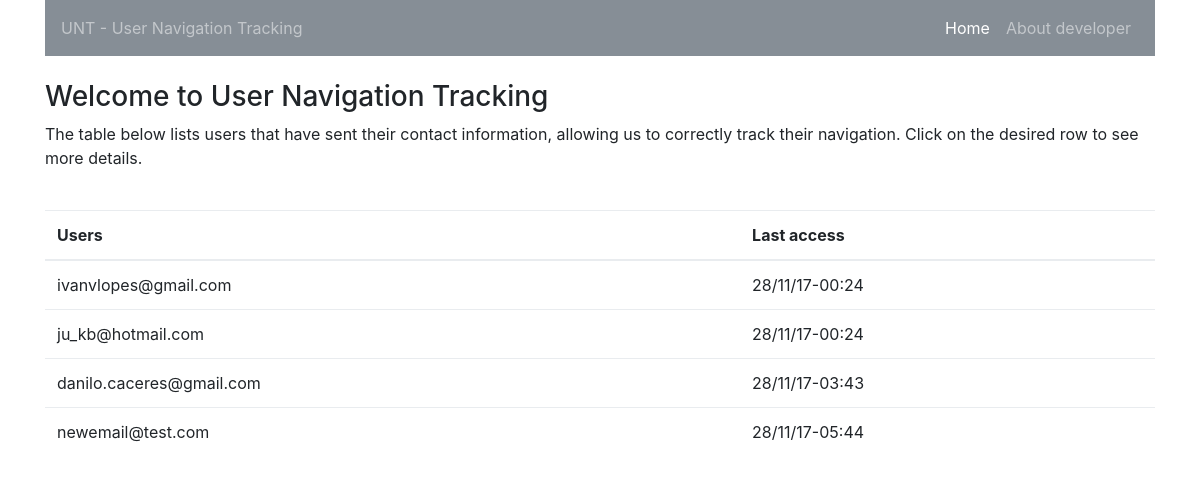
/dashboard, run on the app's committed database.
### models/user.py (models this page shows)
class User(Base):
    __tablename__ = 'user'
    uuid = Column(String(36), primary_key=True)
    email = Column(String(255))
    accesses = relationship('Access')

### models/access.py (models this page shows)
class Access(Base):
    __tablename__ = 'access'
    id = Column(Integer, primary_key=True)
    uuid = Column(String(36), ForeignKey('user.uuid'), index=True)
    page_id = Column(Integer, ForeignKey('page.id'), index=True)
    local_time = Column(DateTime, nullable=False)
    server_time = Column(DateTime, nullable=False, default=datetime.now())

### controllers/admin_panel.py (the view)
@blueprint.route('/dashboard', methods=['GET'])
def dashboard():
    users = user_service.get_registered_users()
    return render_template("dashboard.html",
                           users=users)

### models/__init__.py (called while the page is built)
def get_session():
    return db_session()

### services/user_service.py (called while the page is built)
def get_registered_users():
    session = get_session()
    return session.query(User).filter(User.email.isnot(None))

### utils/utils.py (called while the page is built)
def get_user_last_access(user):
    access = sorted(user.accesses, key=lambda x: x.local_time, reverse=True)[0]
    return access

def print_datetime(dt):
    return dt.strftime('%d/%m/%y-%H:%M')

### templates/dashboard.html
{% extends 'base_template.html' %}
{% block content %}
    <div class="row">
        <div class="col-sm-12">
            <br>
            <h3>Welcome to User Navigation Tracking</h3>
            <p>
                The table below lists users that have sent their contact information, allowing us to correctly track
                their navigation. Click on the desired row to see more details.
            </p>
            <br>
            <table class="table table-hover">
                <thead>
                    <tr>
                        <th>Users</th>
                        <th>Last access</th>
                    </tr>
                </thead>
                <tbody>
                    {% for user in users %}
                        {% set last_access = user | last_access %}
                        <tr onclick=window.location="{{ url_for('admin.details', uuid=user.uuid) }}">
                            <td>{{ user.email }}</td>
                            <td>{{ last_access.local_time | time_format }}</td>
                        </tr>
                    {% endfor %}
                </tbody>
            </table>
        </div>
    </div>
{% endblock %}

### data on the page
User: email "ivanvlopes@gmail.com"
Access: local_time "28/11/17-00:24"
User: email "ju_kb@hotmail.com"
Access: local_time "28/11/17-00:24"
User: email "danilo.caceres@gmail.com"
Access: local_time "28/11/17-03:43"
User: email "newemail@test.com"
Access: local_time "28/11/17-05:44"
